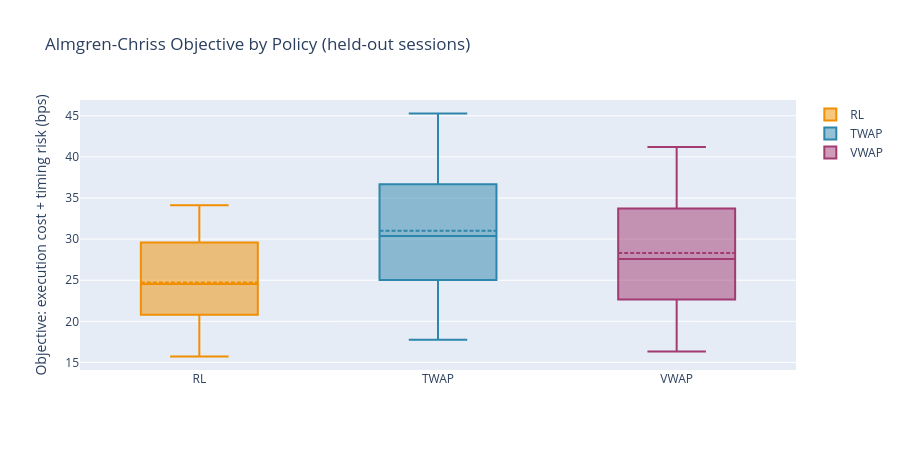

Notebook cell for this chart:
### Markdown cell above
**Finding**: The learned policy beats both static schedules on the total
objective — mean 24.7 bps versus 28.3 for VWAP and 31.0 for TWAP across the 26
held-out sessions. Its execution cost (3.6 bps) is essentially tied with VWAP
(3.6 bps); the entire edge comes from the timing-risk term, where RL pays 21.1
bps against VWAP's 24.7. The policy does not buy lower risk with more impact —
it reallocates *within* a VWAP-like impact budget toward the intervals where
carrying inventory is most dangerous.

### Code cell
# Distribution of the total objective by policy.
fig = go.Figure()
colors = {"RL": "#F18F01", "TWAP": "#2E86AB", "VWAP": "#A23B72"}
for strat in ["RL", "TWAP", "VWAP"]:
    vals = eval_df.filter(pl.col("strategy") == strat)["objective_bps"].to_list()
    fig.add_box(y=vals, name=strat, marker_color=colors[strat], boxmean=True)
fig.update_layout(
    title="Almgren-Chriss Objective by Policy (held-out sessions)",
    yaxis_title="Objective: execution cost + timing risk (bps)",
    height=450,
)
fig.show()

### Figure 1 — Plotly figure (JSON) as saved in the notebook; plotly's stock layout.template omitted (floating-point values rounded to 4 significant figures)
{"data": [{"boxmean": true, "marker": {"color": "#F18F01"}, "name": "RL", "type": "box", "y": [24.81, 24.45, 19.6, 27.47, 30.01, 34.11, 32.88, 30.24, 20.9, 24.6, 24.25, 22.26, 25.38, 26.45, 27.25, 31.07, 33.99, 29.57, 22.57, 23.16, 17.73, 17.01, 20.81, 17.88, 15.72, 18.58]}, {"boxmean": true, "marker": {"color": "#2E86AB"}, "name": "TWAP", "type": "box", "y": [29.36, 36.68, 24.36, 34.42, 36.03, 45.28, 43.89, 37.1, 25.04, 30.78, 29.94, 26.26, 35.0, 35.4, 32.45, 40.25, 45.22, 39.02, 27.0, 27.49, 19.92, 19.74, 25.02, 21.63, 17.74, 21.32]}, {"boxmean": true, "marker": {"color": "#A23B72"}, "name": "VWAP", "type": "box", "y": [26.79, 34.58, 21.96, 31.09, 33.4, 41.21, 39.72, 33.71, 22.88, 28.02, 27.13, 23.87, 31.39, 32.18, 30.64, 37.01, 41.12, 35.6, 24.74, 25.05, 18.19, 17.9, 22.67, 19.49, 16.34, 19.53]}], "layout": {"height": 450, "title": {"text": "Almgren-Chriss Objective by Policy (held-out sessions)"}, "yaxis": {"title": {"text": "Objective: execution cost + timing risk (bps)"}}}}
